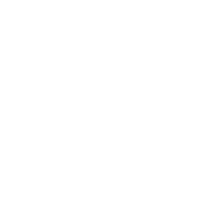
Frame 1 (no input)
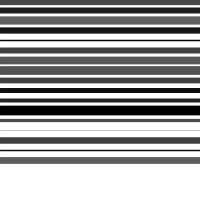
Frame 60 (the mouse pressed at the canvas centre just before this capture)
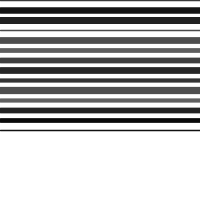
Frame 120 (the mouse held since frame 60 and released just before this capture)

The Processing sketch that drew these frames (run headless with seeded random() and noise(); from frame 60 on, the mouse is pressed at the canvas centre):

// Processing sketch: day5_06_oneLineAtATime
// ── day5_06_oneLineAtATime.pde
int endY;

void setup() {
  size(200, 200);
  frameRate(15);
  endY = 0;
}

void draw() {
  background(255);
  for (int y=0; y<endY; y+=10) {
    strokeWeight(random(10));
    stroke(random(100));
    line(0, y, width, y);  
  }
  
  endY += 10;
  
  if (endY > height) {
    endY = 0;  
  }
}
